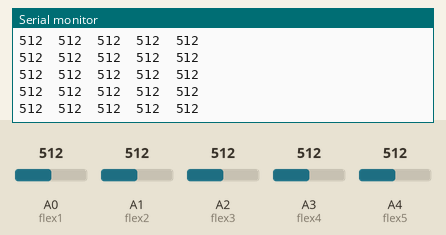
Recording of a sketch running on a simulated Arduino Uno, built with avr-gcc and run on an emulated ATmega328P. Parts: the last lines printed to the serial monitor. The inputs (shaded band) are chosen by the test bench; at power-on: A0 (flex1) = 512, A1 (flex2) = 512, A2 (flex3) = 512, A3 (flex4) = 512, A4 (flex5) = 512.

Above: at 1.2 s.
1.3 s: A0 (flex1) set to 716
At 1.32 s:
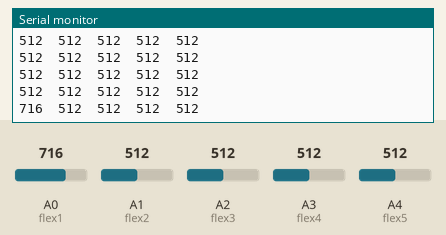
2.8 s: A1 (flex2) set to 716
At 2.84 s:
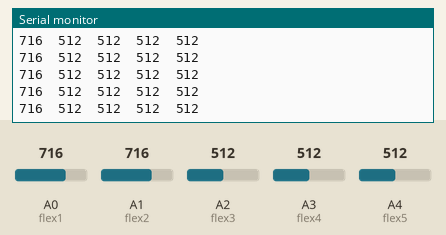
5.8 s: A2 (flex3) set to 716
At 5.89 s:
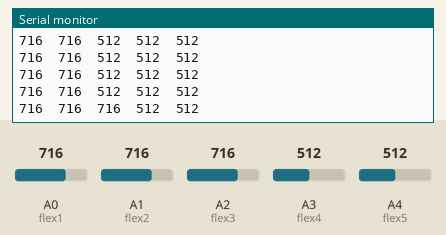
7.3 s: A3 (flex4) set to 716
At 7.31 s:
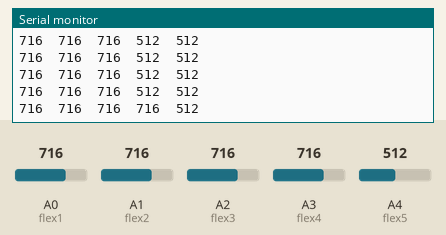
8.8 s: A4 (flex5) set to 716
At 8.83 s:
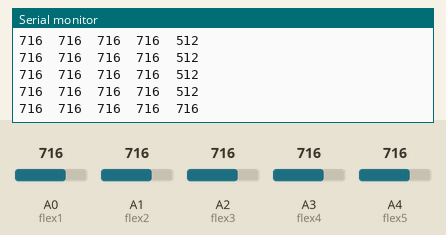
10.3 s: A0 (flex1) set to 992
At 10.35 s:
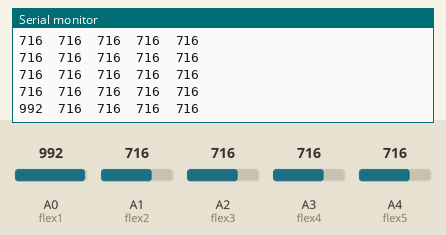
Timing chart, 0 to 13.3 s (numbered marks = the images above; inputs shaded):
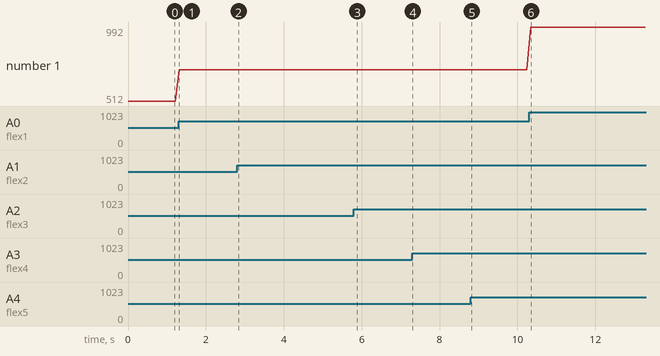

The sketch:

Test1.ino
```cpp
const int flex1 = A0;
const int flex2 = A1;
const int flex3 = A2;
const int flex4 = A3;
const int flex5 = A4;
int ADCflex1 = 0;
int ADCflex2 = 0;
int ADCflex3 = 0;
int ADCflex4 = 0;
int ADCflex5 = 0;

void setup() {
  Serial.begin(9600);
  pinMode(flex1, INPUT);
  pinMode(flex2, INPUT);
  pinMode(flex3, INPUT);
  pinMode(flex4, INPUT);
  pinMode(flex5, INPUT);
}

void loop() {
  ADCflex1 = analogRead(flex1);
  ADCflex2 = analogRead(flex2);
  ADCflex3 = analogRead(flex3);
  ADCflex4 = analogRead(flex4);
  ADCflex5 = analogRead(flex5);

  int MatA[1][5] = {{ADCflex1, ADCflex2, ADCflex3, ADCflex4, ADCflex5}};

  //  Serial.println(ADCflex1);
  //  Serial.println(ADCflex2);
  //  Serial.println(ADCflex3);
  //  Serial.println(ADCflex4);
  //  Serial.println(ADCflex5);
  //  //Serial.println(MatA);
  //  Serial.println("");

    for(int k=0;k<5;k++){
      Serial.print(MatA[0][k]);
      Serial.print("\t");
    }
    Serial.println(" ");
  delay(100);
}
```

Measured:
- after the input at 1.3 s, the serial monitor: prints a new line at once (image 1)
- after the input at 5.8 s, the serial monitor: prints a new line after 0.08 s (image 3)
- after the input at 7.3 s, the serial monitor: prints a new line at once (image 4)
- after the input at 8.8 s, the serial monitor: prints a new line at once (image 5)
- after the input at 10.3 s, the serial monitor: prints a new line at once (image 6)
- plotted number 1: 512 → 716 after the input at 1.3 s, 716 → 992 after the input at 10.3 s
